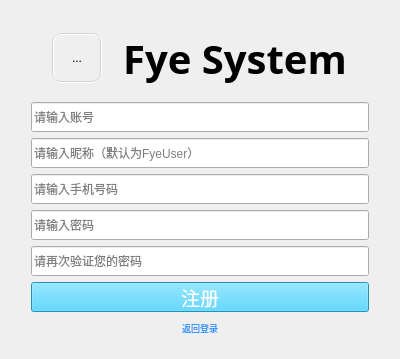
<?xml version="1.0" encoding="UTF-8"?>
<ui version="4.0">
 <class>MyRegister</class>
 <widget class="QWidget" name="MyRegister">
  <property name="geometry">
   <rect>
    <x>0</x>
    <y>0</y>
    <width>400</width>
    <height>338</height>
   </rect>
  </property>
  <property name="windowTitle">
   <string>mylogin</string>
  </property>
  <layout class="QHBoxLayout" name="horizontalLayout">
   <item>
    <layout class="QHBoxLayout" name="horizontalLayout_4">
     <item>
      <layout class="QHBoxLayout" name="horizontalLayout_5">
       <item>
        <layout class="QVBoxLayout" name="verticalLayout_4">
         <property name="leftMargin">
          <number>20</number>
         </property>
         <property name="topMargin">
          <number>10</number>
         </property>
         <property name="rightMargin">
          <number>20</number>
         </property>
         <property name="bottomMargin">
          <number>10</number>
         </property>
         <item>
          <spacer name="verticalSpacer_3">
           <property name="orientation">
            <enum>Qt::Orientation::Vertical</enum>
           </property>
           <property name="sizeHint" stdset="0">
            <size>
             <width>20</width>
             <height>40</height>
            </size>
           </property>
          </spacer>
         </item>
         <item>
          <layout class="QHBoxLayout" name="horizontalLayout_8">
           <property name="spacing">
            <number>0</number>
           </property>
           <property name="topMargin">
            <number>10</number>
           </property>
           <property name="bottomMargin">
            <number>10</number>
           </property>
           <item>
            <widget class="QToolButton" name="toolButton_2">
             <property name="sizePolicy">
              <sizepolicy hsizetype="Maximum" vsizetype="Maximum">
               <horstretch>0</horstretch>
               <verstretch>0</verstretch>
              </sizepolicy>
             </property>
             <property name="maximumSize">
              <size>
               <width>50</width>
               <height>50</height>
              </size>
             </property>
             <property name="autoFillBackground">
              <bool>false</bool>
             </property>
             <property name="styleSheet">
              <string notr="true">border-radius: 10px; 
border: 2px groove lightgray;
</string>
             </property>
             <property name="text">
              <string>...</string>
             </property>
             <property name="icon">
              <iconset>
               <normaloff>:/asset/image/head.jpg</normaloff>:/asset/image/head.jpg</iconset>
             </property>
             <property name="iconSize">
              <size>
               <width>40</width>
               <height>40</height>
              </size>
             </property>
            </widget>
           </item>
           <item>
            <widget class="QLabel" name="label_4">
             <property name="sizePolicy">
              <sizepolicy hsizetype="Fixed" vsizetype="Fixed">
               <horstretch>0</horstretch>
               <verstretch>0</verstretch>
              </sizepolicy>
             </property>
             <property name="font">
              <font>
               <family>MS PGothic</family>
               <pointsize>30</pointsize>
               <bold>true</bold>
               <underline>false</underline>
               <strikeout>false</strikeout>
               <kerning>false</kerning>
              </font>
             </property>
             <property name="mouseTracking">
              <bool>false</bool>
             </property>
             <property name="text">
              <string>Fye System</string>
             </property>
             <property name="alignment">
              <set>Qt::AlignmentFlag::AlignCenter</set>
             </property>
            </widget>
           </item>
          </layout>
         </item>
         <item>
          <widget class="QLineEdit" name="usrLineEdit">
           <property name="minimumSize">
            <size>
             <width>0</width>
             <height>30</height>
            </size>
           </property>
           <property name="placeholderText">
            <string>请输入账号</string>
           </property>
          </widget>
         </item>
         <item>
          <widget class="QLineEdit" name="nicknameLineEdit">
           <property name="minimumSize">
            <size>
             <width>0</width>
             <height>30</height>
            </size>
           </property>
           <property name="placeholderText">
            <string>请输入昵称（默认为FyeUser）</string>
           </property>
          </widget>
         </item>
         <item>
          <widget class="QLineEdit" name="phoneEdit">
           <property name="minimumSize">
            <size>
             <width>0</width>
             <height>30</height>
            </size>
           </property>
           <property name="placeholderText">
            <string>请输入手机号码</string>
           </property>
          </widget>
         </item>
         <item>
          <widget class="QLineEdit" name="pwdLineEdit">
           <property name="minimumSize">
            <size>
             <width>0</width>
             <height>30</height>
            </size>
           </property>
           <property name="cursor">
            <cursorShape>BusyCursor</cursorShape>
           </property>
           <property name="echoMode">
            <enum>QLineEdit::EchoMode::PasswordEchoOnEdit</enum>
           </property>
           <property name="placeholderText">
            <string>请输入密码</string>
           </property>
          </widget>
         </item>
         <item>
          <widget class="QLineEdit" name="pwdLineEdit2">
           <property name="minimumSize">
            <size>
             <width>0</width>
             <height>30</height>
            </size>
           </property>
           <property name="echoMode">
            <enum>QLineEdit::EchoMode::PasswordEchoOnEdit</enum>
           </property>
           <property name="placeholderText">
            <string>请再次验证您的密码</string>
           </property>
          </widget>
         </item>
         <item>
          <widget class="QPushButton" name="registerButton">
           <property name="sizePolicy">
            <sizepolicy hsizetype="Minimum" vsizetype="Maximum">
             <horstretch>0</horstretch>
             <verstretch>0</verstretch>
            </sizepolicy>
           </property>
           <property name="minimumSize">
            <size>
             <width>0</width>
             <height>30</height>
            </size>
           </property>
           <property name="font">
            <font>
             <family>SimSun</family>
             <pointsize>14</pointsize>
             <italic>false</italic>
             <bold>false</bold>
             <strikeout>false</strikeout>
            </font>
           </property>
           <property name="cursor">
            <cursorShape>PointingHandCursor</cursorShape>
           </property>
           <property name="styleSheet">
            <string notr="true">background-color: rgb(46, 206, 255);
color:white;</string>
           </property>
           <property name="text">
            <string>注册</string>
           </property>
          </widget>
         </item>
         <item>
          <widget class="MyLabel" name="loginButton">
           <property name="minimumSize">
            <size>
             <width>0</width>
             <height>20</height>
            </size>
           </property>
           <property name="font">
            <font>
             <family>STFangsong</family>
             <pointsize>7</pointsize>
            </font>
           </property>
           <property name="cursor">
            <cursorShape>PointingHandCursor</cursorShape>
           </property>
           <property name="styleSheet">
            <string notr="true">color: rgb(28, 145, 255);</string>
           </property>
           <property name="text">
            <string>返回登录</string>
           </property>
           <property name="textFormat">
            <enum>Qt::TextFormat::PlainText</enum>
           </property>
           <property name="alignment">
            <set>Qt::AlignmentFlag::AlignCenter</set>
           </property>
          </widget>
         </item>
         <item>
          <spacer name="verticalSpacer_4">
           <property name="orientation">
            <enum>Qt::Orientation::Vertical</enum>
           </property>
           <property name="sizeHint" stdset="0">
            <size>
             <width>20</width>
             <height>40</height>
            </size>
           </property>
          </spacer>
         </item>
        </layout>
       </item>
      </layout>
     </item>
    </layout>
   </item>
  </layout>
 </widget>
 <layoutdefault spacing="6" margin="11"/>
 <customwidgets>
  <customwidget>
   <class>MyLabel</class>
   <extends>QLabel</extends>
   <header location="global">mylabel/mylabel.h</header>
  </customwidget>
 </customwidgets>
 <resources/>
 <connections/>
</ui>
